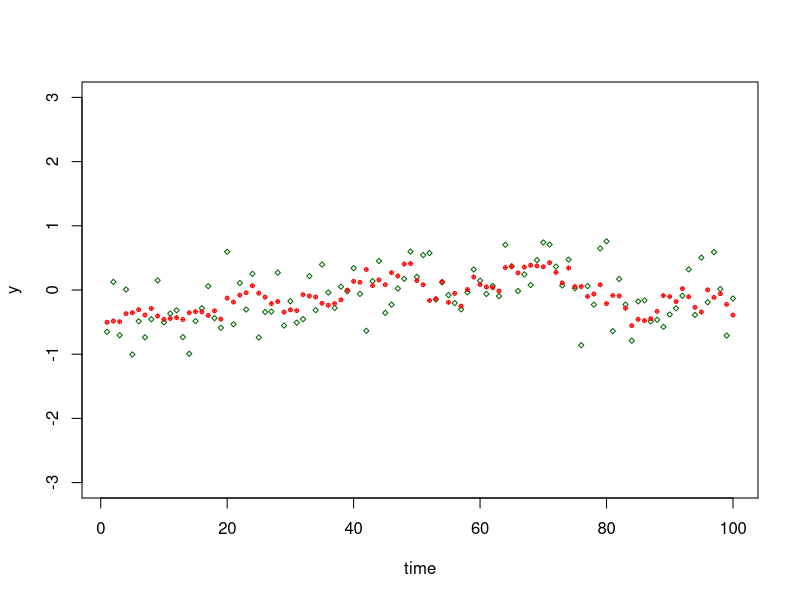
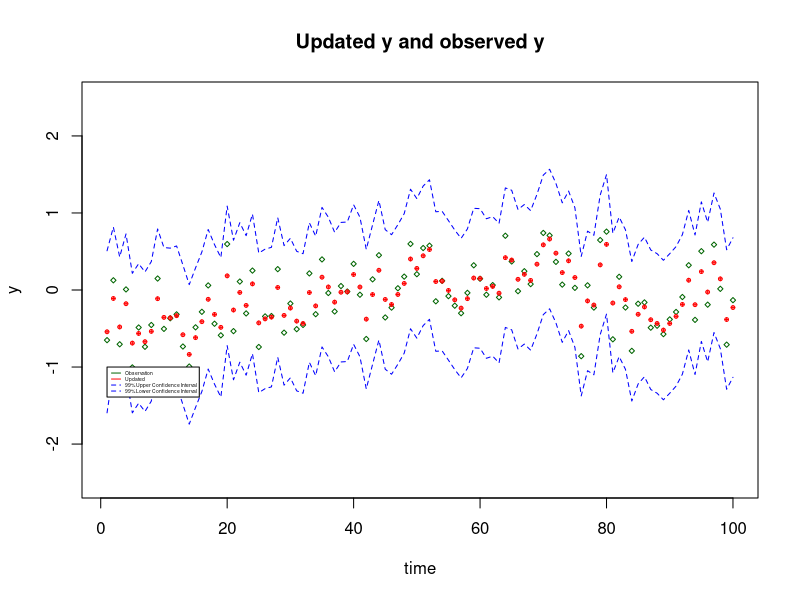
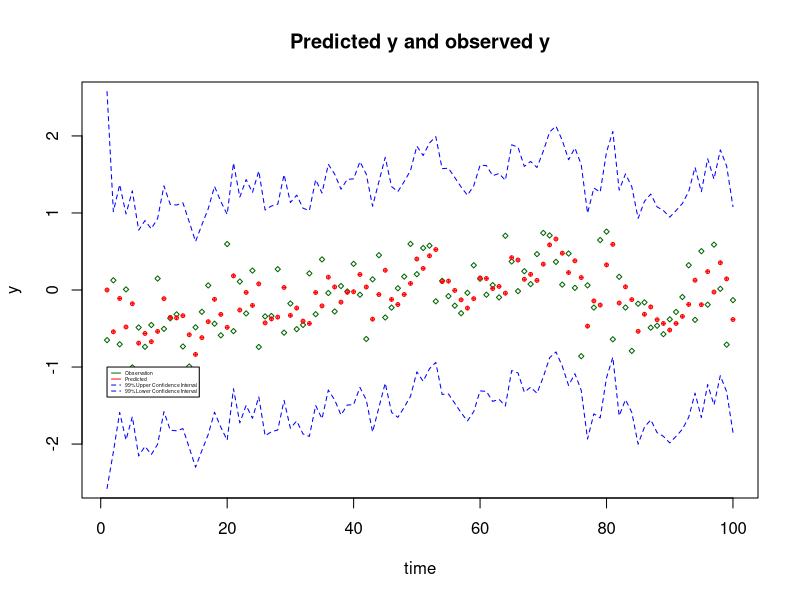
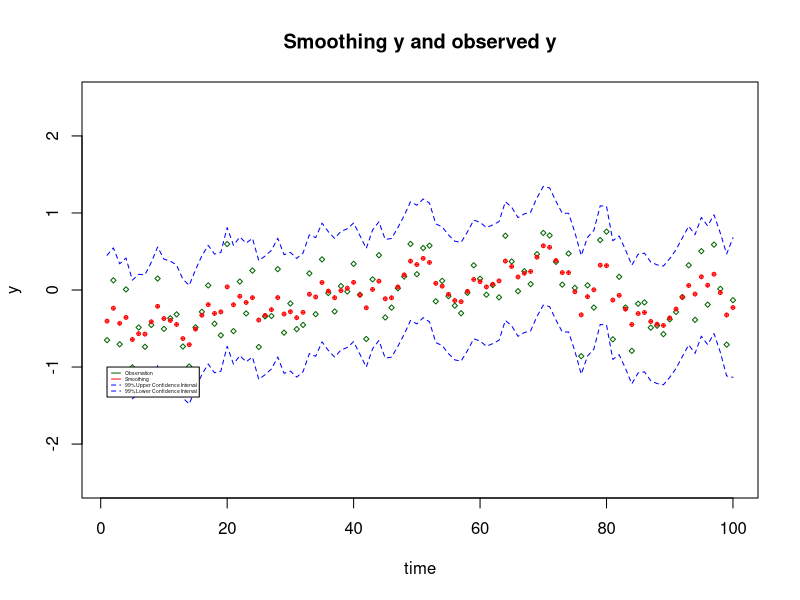
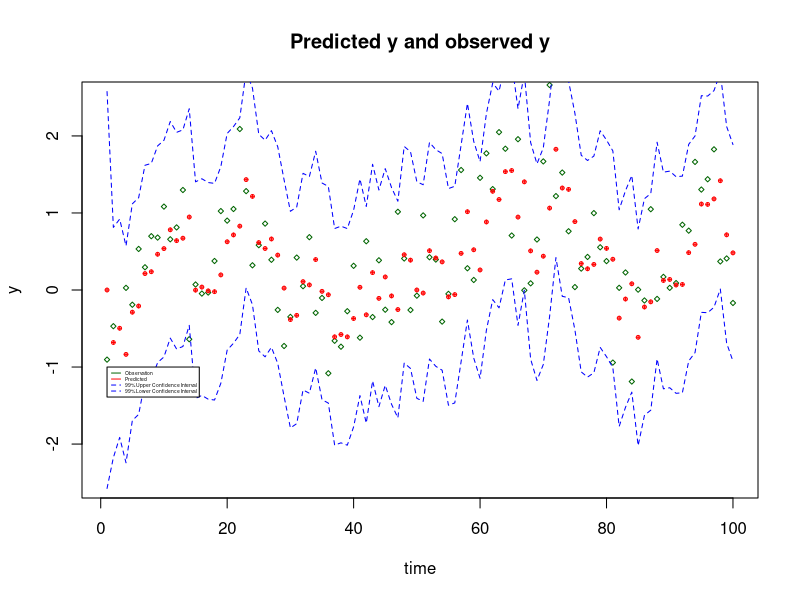
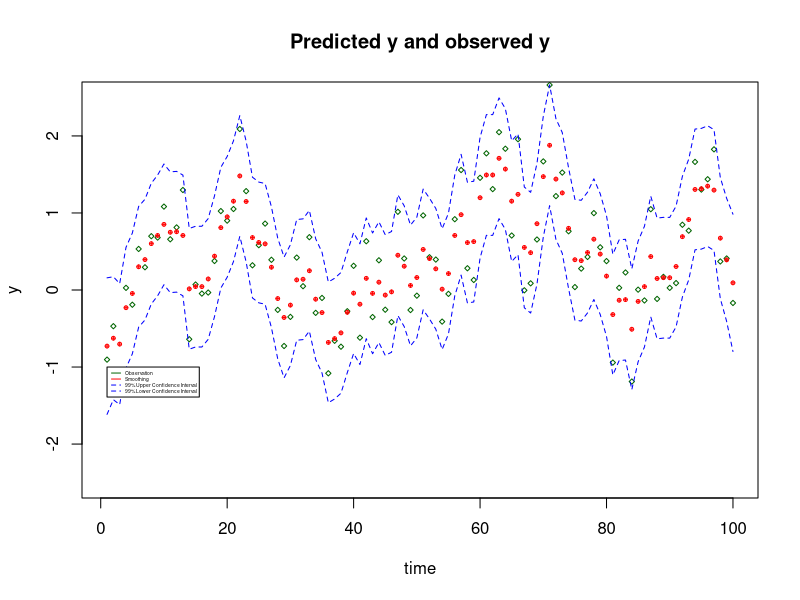
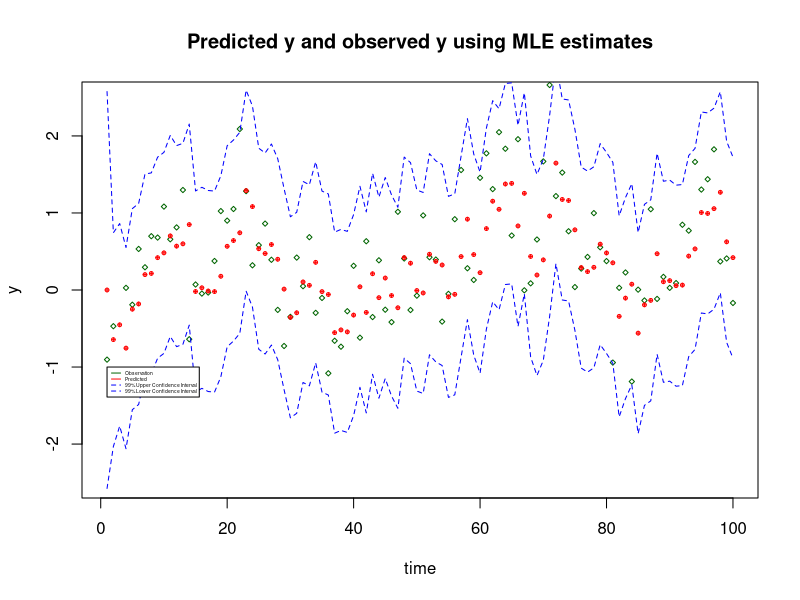

R code for these plots, in order:
## ---- chunk 1
set.seed(100)
#all Sigma here are variance namely $\sigma^2$, and lower case sigma means standard deviation.

kalmanSimulate <- function(T=100,m0=0,Sigma0=1,phi=1,Sigmav=0.02,Sigmaw=0.2){
  x <- rep(NA,T)
  y<- rep(NA,T)
  
  #create the hidden states X_t
  x[1]<-rnorm(1,mean=m0,sd=sqrt(Sigma0))
  for (i in 2:T){
    x[i] <- phi*x[i-1] + rnorm(1,mean=0,sd=sqrt(Sigmav))
  }
  
  #create the observed states Y_t
  for (i in 1:T){
    y[i] <- x[i] + rnorm(1,mean=0,sd=sqrt(Sigmaw))
  }
  return (list("x"=x,"y"=y))
}
## ---- chunk 2
simulation <- kalmanSimulate()
y <- simulation$y
originalX <- simulation$x
time <- c(1:length(y))
plot(time,y,cex=0.5,col='darkgreen',pch=5,ylim=c(-3,3))
points(time,originalX,cex=0.5,col='red',pch=10)
## ---- chunk 3
kalman <- function(y,phi,Sigmav,Sigmaw,m0,Sigma0){
  
  T <- length(y)
  
  #initialization
  mu.p <- rep(NA,T)
  Sigma.p <- rep(NA,T)
  mu.f <- rep(NA,T)
  Sigma.f <- rep(NA,T)
  mu.s <- rep(NA,T)
  Sigma.s <- rep(NA,T)

  
  #forward recursion time1
  mu.p[1] <- m0
  Sigma.p[1] <- Sigma0
  mu.f[1] <- m0 + (y[1]-m0)*(Sigma0/(Sigma0+Sigmaw))
  Sigma.f[1] <- Sigma0-(Sigma0^2/(Sigma0+Sigmaw))

  #forward recursion time 2:T
  for (t in 2:T){
    
    #prediction
    mu.p[t] <- phi*mu.f[t-1]
    Sigma.p[t] <- phi^2 * Sigma.f[t-1] + Sigmaw
    
    #update
    deno <- Sigmaw + Sigma.p[t]
    mu.f[t] <- Sigmaw*mu.p[t]/deno + Sigma.p[t]*y[t]/deno
    Sigma.f[t] <- Sigmaw*Sigma.p[t]/deno
  }
  
  #backword recursion
  mu.s[T] <- mu.f[T]
  Sigma.s[T] <- Sigma.f[T]
  for (t in (T-1):1){
    J <- phi*Sigma.f[t]/Sigma.p[t+1]
    mu.s[t] <- mu.f[t] + J*(mu.s[t+1]-mu.p[t+1])
    Sigma.s[t] <- Sigma.f[t] + J^2*(Sigma.s[t+1]-Sigma.p[t+1])
  }
  return (list(mu.f=mu.f,Sigma.f=Sigma.f,mu.p=mu.p,Sigma.p=Sigma.p,mu.s=mu.s,Sigma.s=Sigma.s))
}
## ---- chunk 4
results.KF <- kalman(y,phi=1,Sigmav=0.02,Sigmaw=0.2,m0=0,Sigma0=1)
mu.f <- results.KF$mu.f
Sigma.f <- results.KF$Sigma.f

se.f <- sqrt(Sigma.f)

alpha=0.01
cv99 = qnorm(1-alpha/2)
CIupper.f <- mu.f + cv99*se.f
CIlower.f <- mu.f - cv99*se.f

plot(time,y,cex=0.5,col='darkgreen',pch=5,ylim=c(-2.5,2.5),main='Updated y and observed y')
points(time,mu.f,cex=0.5,col='red',pch=10)
points(time,CIupper.f,col='blue',type ='l',lty=2,lwd=1)
points(time,CIlower.f,col='blue',type ='l',lty=2,lwd=1)
legend(1,-1,legend= c('Observation','Updated','99% Upper Confidence Interval','99% Lower Confidence Interval'), col=c('darkgreen','red','blue','blue'),lty=c(1,1,2,2),cex=.3)
## ---- chunk 5
mu.p <- results.KF$mu.p
Sigma.p <- results.KF$Sigma.p

se.p <- sqrt(Sigma.p)

alpha=0.01
cv99 = qnorm(1-alpha/2)
CIupper.p <- mu.p + cv99*se.p
CIlower.p <- mu.p - cv99*se.p

plot(time,y,cex=0.5,col='darkgreen',pch=5,ylim=c(-2.5,2.5),main='Predicted y and observed y')
points(time,mu.p,cex=0.5,col='red',pch=10)
points(time,CIupper.p,col='blue',type ='l',lty=2,lwd=1)
points(time,CIlower.p,col='blue',type ='l',lty=2,lwd=1)
legend(1,-1,legend= c('Observation','Predicted','99% Upper Confidence Interval','99% Lower Confidence Interval'), col=c('darkgreen','red','blue','blue'),lty=c(1,1,2,2),cex=.3)
## ---- chunk 6
mu.s <- results.KF$mu.s
Sigma.s <- results.KF$Sigma.s

se.s <- sqrt(Sigma.s)

alpha=0.01
cv99 = qnorm(1-alpha/2)
CIupper.s <- mu.s + cv99*se.s
CIlower.s <- mu.s - cv99*se.s

plot(time,y,cex=0.5,col='darkgreen',pch=5,ylim=c(-2.5,2.5),main='Smoothing y and observed y')
points(time,mu.s,cex=0.5,col='red',pch=10)
points(time,CIupper.s,col='blue',type ='l',lty=2,lwd=1)
points(time,CIlower.s,col='blue',type ='l',lty=2,lwd=1)
legend(1,-1,legend= c('Observation','Smoothing','99% Upper Confidence Interval','99% Lower Confidence Interval'), col=c('darkgreen','red','blue','blue'),lty=c(1,1,2,2),cex=.3)
## ---- chunk 7
kf.gp <- function(y,gamma,Sigmaw,m0=0,Sigma0=1){
  T=length(y)
  #update Sigmav and phi
  phi <- exp(-1/gamma)
  Sigmav <- 1-exp(-2/gamma)
  result <- kalman(y,phi=phi,Sigmav=Sigmav,Sigmaw=Sigmaw,m0=m0,Sigma0=Sigma0)
  
  return (list(mu.p=result$mu.p,Sigma.p=result$Sigma.p,mu.f=result$mu.f,Sigma.f=result$Sigma.f,mu.s=result$mu.s,Sigma.s=result$Sigma.s))
  
}

kf.loglikelihood1 <- function(y,mu.p,Sigma.p,Sigmaw,m0=0,Sigma0=1){
  T <- length(y)
  likelihood <- rep(NA,T)
  
  #at time 1
  likelihood[1] <- log(dnorm(y[1],mean=m0,sd = sqrt(Sigma0 + Sigmaw)))
  
  #time 2:T
  for (t in 2:T){
    likelihood[t] <- log(dnorm(y[t],mean=mu.p[t],sd=sqrt(Sigmaw+Sigma.p[t])))
  }
  return (sum(likelihood))
}
## ---- chunk 8
set.seed(1)
gamma = 10
Sigmaw = 0.2
phi = exp(-1/gamma)
Sigmav = 1-exp(-2/gamma)
T <- 100
simulation <- kalmanSimulate(T=100,phi=phi,Sigmav=Sigmav,Sigmaw=Sigmaw)
y <- simulation$y
results <- kf.gp(y=y,gamma=gamma,Sigmaw=Sigmaw)

mu.p <- results$mu.p
Sigma.p <- results$Sigma.p

se.p <- sqrt(Sigma.p)

alpha=0.01
cv99 = qnorm(1-alpha/2)
CIupper.p <- mu.p + cv99*se.p
CIlower.p <- mu.p - cv99*se.p

plot(time,y,cex=0.5,col='darkgreen',pch=5,ylim=c(-2.5,2.5),main='Predicted y and observed y')
points(time,mu.p,cex=0.5,col='red',pch=10)
points(time,CIupper.p,col='blue',type ='l',lty=2,lwd=1)
points(time,CIlower.p,col='blue',type ='l',lty=2,lwd=1)
legend(1,-1,legend= c('Observation','Predicted','99% Upper Confidence Interval','99% Lower Confidence Interval'), col=c('darkgreen','red','blue','blue'),lty=c(1,1,2,2),cex=.3)
## ---- chunk 9
mu.s <- results$mu.s
Sigma.s <- results$Sigma.s

se.s <- sqrt(Sigma.s)

alpha=0.01
cv99 = qnorm(1-alpha/2)
CIupper.s<- mu.s + cv99*se.s
CIlower.s <- mu.s - cv99*se.s

plot(time,y,cex=0.5,col='darkgreen',pch=5,ylim=c(-2.5,2.5),main='Predicted y and observed y')
points(time,mu.s,cex=0.5,col='red',pch=10)
points(time,CIupper.s,col='blue',type ='l',lty=2,lwd=1)
points(time,CIlower.s,col='blue',type ='l',lty=2,lwd=1)
legend(1,-1,legend= c('Observation','Smoothing','99% Upper Confidence Interval','99% Lower Confidence Interval'), col=c('darkgreen','red','blue','blue'),lty=c(1,1,2,2),cex=.3)
## ---- chunk 10
kf.loglikelihood <- function(y,gamma,Sigmaw,m0=0,Sigma0=1){
  o <- kf.gp(y=y,gamma=gamma,Sigmaw=Sigmaw,m0=m0,Sigma0=Sigma0)
  mu.p <- o$mu.p
  Sigma.p <- o$Sigma.p
  result <- kf.loglikelihood1(y=y,mu.p=mu.p,Sigma.p=Sigma.p,Sigmaw=Sigmaw,m0=m0,Sigma0=Sigma0)
  return (result)
}

optim_parm <- function(y, m0=0, Sigma0=1){
  opt_param <- optim(par = c(5,0.5), 
                     fn = function(parm) -1*kf.loglikelihood(y,parm[1],  parm[2], m0, Sigma0))
  return(list(gamma = opt_param$par[1], 
              Sigmaw=opt_param$par[2]))
}
## ---- chunk 11
mle <- optim_parm(y[1:80])
mle$gamma
mle$Sigmaw
## ---- chunk 12
results <- kf.gp(y=y,gamma=mle$gamma,Sigmaw=mle$Sigmaw)

mu.p <- results$mu.p
Sigma.p <- results$Sigma.p

se.p <- sqrt(Sigma.p)

alpha=0.01
cv99 = qnorm(1-alpha/2)
CIupper.p <- mu.p + cv99*se.p
CIlower.p <- mu.p - cv99*se.p

plot(time,y,cex=0.5,col='darkgreen',pch=5,ylim=c(-2.5,2.5),main='Predicted y and observed y using MLE estimates')
points(time,mu.p,cex=0.5,col='red',pch=10)
points(time,CIupper.p,col='blue',type ='l',lty=2,lwd=1)
points(time,CIlower.p,col='blue',type ='l',lty=2,lwd=1)
legend(1,-1,legend= c('Observation','Predicted','99% Upper Confidence Interval','99% Lower Confidence Interval'), col=c('darkgreen','red','blue','blue'),lty=c(1,1,2,2),cex=.3)
## ---- chunk 13
partialDerivatives <- function(y,gamma,Sigmaw,m0=0,Sigma0=1){
  T <- length(y)
  o <- kf.gp(y=y,gamma=gamma,Sigmaw=Sigmaw,m0=m0,Sigma0=Sigma0)
  mu.p <- o$mu.p
  Sigma.p <- o$Sigma.p
  mu.f <- o$mu.f
  Sigma.f <- o$Sigma.f
  partial.f.mg <- rep(NA,T)
  partial.f.sg <- rep(NA,T)
  partial.f.ms <- rep(NA,T)
  partial.f.ss <- rep(NA,T)
  partial.p.mg <- rep(NA,T)
  partial.p.sg <- rep(NA,T)
  partial.p.ms <- rep(NA,T)
  partial.p.ss <- rep(NA,T)
  partial.y.g <- rep(NA,T)
  partial.y.s <- rep(NA,T)
  
  #time 1
  partial.f.mg[1] <- 0
  partial.f.sg[1] <- 0
  partial.p.ms[1] <- 0
  partial.p.ss[1] <- 0
  partial.p.mg[1] <- 0
  partial.p.sg[1] <- 0
  partial.f.ms[1] <- -Sigma0/((Sigma0+Sigmaw)^2)*(y[1]-m0)
  partial.f.ss[1] <- Sigma0^2/((Sigma0+Sigmaw)^2)
  partial.y.g[1] <- 0
  partial.y.s[1] <- 1/(2*(Sigma0+Sigmaw))*((y[1]-m0)^2/(Sigma0+Sigmaw)-1)
  
  #time 2:T
  for (t in 2:T){
    
    #prediction
    partial.p.mg[t] <- 1/(gamma^2)*exp(-1/gamma)*mu.f[t-1] + exp(-1/gamma)*partial.f.mg[t-1]
    partial.p.sg[t] <- -2/(gamma^2)*exp(-2/gamma) + exp(-2/gamma)*partial.f.sg[t-1] + 2/(gamma^2)*exp(-2/gamma)*Sigma.f[t-1]
    partial.p.ms[t] <- exp(-1/gamma)*partial.f.ms[t-1]
    partial.p.ss[t] <- exp(-2/gamma)*partial.f.ss[t-1]
    
    #update
    partial.f.mg[t]<- partial.p.mg[t]*Sigmaw/(Sigmaw+Sigma.p[t]) + (y[t]-mu.p[t])*partial.p.sg[t]*Sigmaw/((Sigmaw+Sigma.p[t])^2)
    partial.f.sg[t]<- Sigmaw^2/((Sigmaw+Sigma.p[t])^2) * partial.p.sg[t]
    partial.f.ms[t]<- partial.p.ms[t]*Sigmaw/(Sigmaw+Sigma.p[t]) + (y[t]-mu.p[t])*(partial.p.ss[t]*Sigmaw-Sigma.p[t])/((Sigmaw+Sigma.p[t])^2)
    partial.f.ss[t]<- Sigmaw^2*partial.p.ss[t]/((Sigmaw+Sigma.p[t])^2) + Sigma.p[t]^2/((Sigmaw+Sigma.p[t])^2)
    
    #get the derivatives with respect to log p(y)
    denom <- Sigmaw + Sigma.p[t]
    partial.y.g[t] <- (y[t]-mu.p[t])/denom*partial.p.mg[t] -(1/(2*denom)-(y[t]-mu.p[t])^2/(2*denom^2))*partial.p.sg[t]
    partial.y.s[t] <- (y[t]-mu.p[t])/denom*partial.p.ms[t] - (1/(2*denom)-(y[t]-mu.p[t])^2/(2*denom^2))*(1+partial.p.ss[t])
  }
  partial.g <- sum(partial.y.g)
  partial.s <- sum(partial.y.s)
  return (list(partial.g=partial.g,partial.s = partial.s))
}
  
## ---- chunk 14
partialDerivatives(y[1:80],mle$gamma,mle$Sigmaw)
